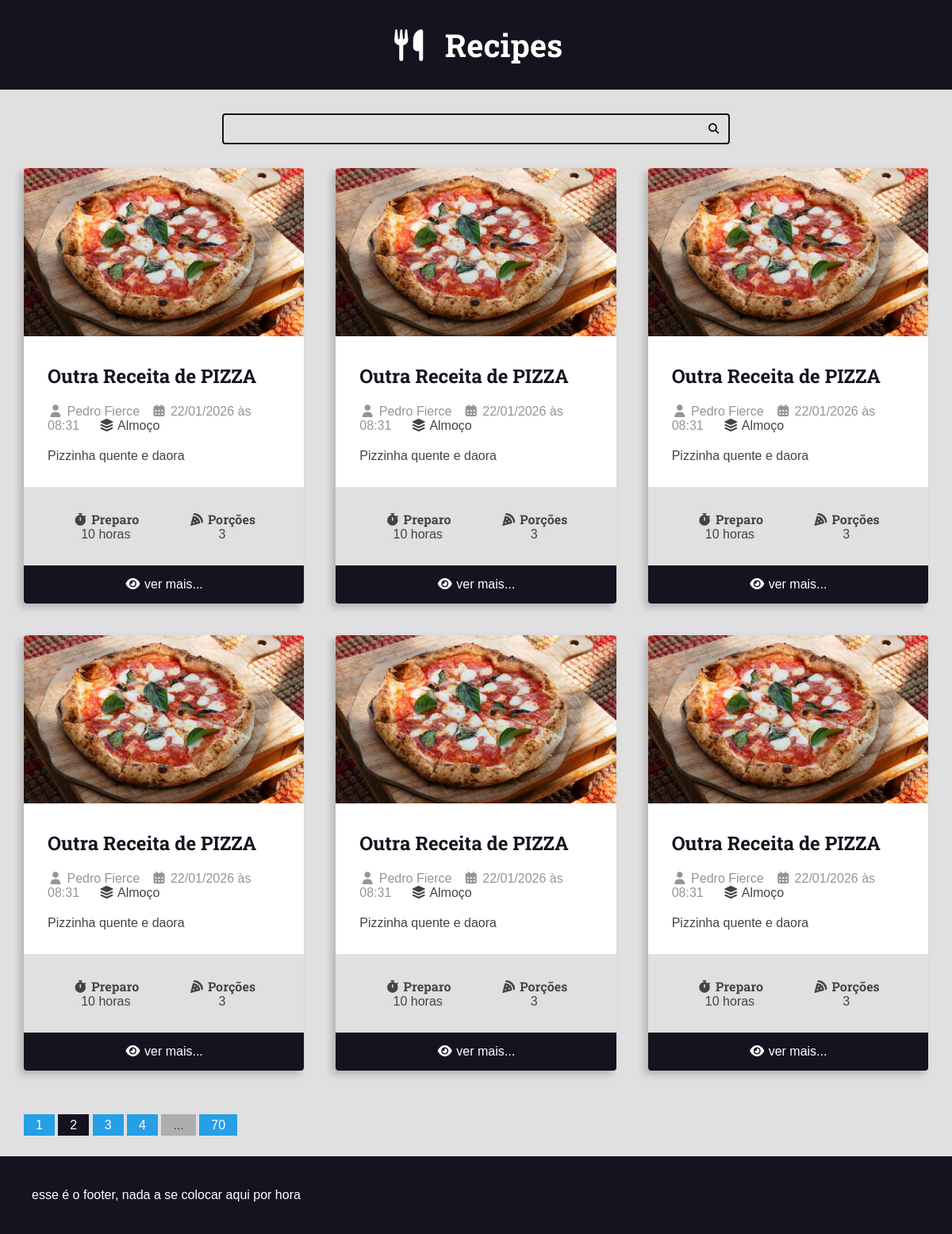
/recipes/category/2/?page=2, run on the app's committed database.
### recipes/models.py (models this page shows, shortened)
class Recipe(models.Model):
    title = models.CharField(max_length=65)
    description = models.CharField(max_length=165)
    slug = models.SlugField(unique=True)
    preparation_time = models.IntegerField()
    preparation_time_unit = models.CharField(max_length=65)
    servings = models.IntegerField()
    servings_time_unit = models.CharField(max_length=65)
    preparation_steps = models.TextField()
    preparation_steps_is_html = models.BooleanField(default=False)
    created_at = models.DateTimeField(auto_now_add=True)
    update_at = models.DateTimeField(auto_now=True)
    is_published = models.BooleanField(default=False)
    cover = models.ImageField(upload_to='recipes/covers/%Y/%m/%d', blank=True, default='')
    category = models.ForeignKey(
        Category, on_delete=models.SET_NULL, null=True, blank=True, default=None)
    author = models.ForeignKey(
        User, on_delete=models.SET_NULL, null=True)

class Category(models.Model):
    name = models.CharField(max_length=65)

### recipes/views.py (the view)
# urls.py: path('recipes/category/<int:category_id>/', views.category, name="category"),
def category(request, category_id):
    recipes = get_list_or_404(
        Recipe.objects.filter(
            category__id=category_id,
            is_published= True
        ).order_by('-id')
    )
    page_obj, pagination_range = make_pagination(request, recipes, PER_PAGE)
    return render(request, 'recipes/pages/category.html', context={
        'recipes': page_obj,
        'pagination_range': pagination_range,
        'title': f'{recipes[0].category.name} - Category | '
    })

### utils/pagination.py (called while the page is built)
def make_pagination(request, queryset, per_page,qtd_de_paginas=4):
    try:
        current_page = int(request.GET.get('page', 1))
    except ValueError:
        current_page = 1
    paginator = Paginator(queryset, per_page)
    page_obj = paginator.get_page(current_page)
    pagination_range = make_pagination_range(
        paginator.page_range,
        qtd_de_paginas,
        current_page,
    )
    return page_obj, pagination_range

### recipes/templates/recipes/pages/category.html (shortened to what this page needs)
{% extends "global/base.html" %}
{% block content %}
<div class="main-content main-content-list container">
    {% for recipe in recipes %}
        {% include "recipes/partials/recipe.html" %}
    {% endfor %}
</div>
{% endblock content %}

### recipes/templates/recipes/partials/recipe.html (shortened to what this page needs)
<div class="recipe recipe-list-item">
    {% if recipe.cover.url is not Null %}
        <div class="recipe-cover">
            <a href="{% url "recipes:recipe" recipe.id %}">
                <img src="{{recipe.cover.url}}" alt="Temporario">
            </a>
        </div>
    {% endif %}
    <div class="recipe-title-container">
        <h2 class="recipe-title">
            <a href="{% url "recipes:recipe" recipe.id %}">
                {{recipe.title}}
            <a/>
        </h2>
    </div>
    <div class="recipe-author">
    {% if recipe.author is not None %}
        <span class="recipe-author-item">
            <i class="fas fa-user"></i>
            {% if recipe.author.first_name %}
                {{recipe.author.first_name}} {{recipe.author.last_name}}
            {% else %}
                {{recipe.author.username}}
            {% endif %}
        </span>
    {% endif %}
        <span class="recipe-author-item">
            <i class="fas fa-calendar-alt"></i>
            {{ recipe.created_at|date:"d/m/Y" }} às {{ recipe.created_at|date:"H:i" }}
        </span>
        {% if recipe.category is not None %}
            <span class="recipe-author-item">
                <a href="{% url "recipes:category" recipe.category.id %}">
                    <i class="fas fa-layer-group"></i>
                    {{recipe.category.name}}
                </a>
            </span>
        {% endif %}
    </div>
    <div class="recipe-content">
        {{recipe.description}}
    </div>
    <div class="recipe-meta-container">
        <div class="recipe-meta recipe-preparation">
            <h3 class="recipe-meta-title"><i class="fas fa-stopwatch"></i> Preparo</h3>
            <div class="recipe-meta-text">
                {{recipe.preparation_time}} {{recipe.preparation_time_unit}}
            </div>
        </div>
        <div class="recipe-meta recipe-servings">
            <h3 class="recipe-meta-title"><i class="fas fa-pizza-slice"></i> Porções</h3>
            <div class="recipe-meta-text">
                {{recipe.servings}} {{recipe.servings_unit}}
            </div>
        </div>
    </div>
    {% if is_detail_page is not True %}
        <footer class="recipe-footer">
        <a class="recipe-read-more button button-dark button-full-width" href="{% url "recipes:recipe" recipe.id%}">
                <i class="fas fa-eye"></i>
                <span>ver mais...</span>
            </a>
        </footer>
    {% endif %}
</div>

### base_static/global/css/styles.css (style rules this page uses)
:root { --color-primary: #269fe6; --color-primary-hover: #2086c2; --color-primary-dark: #13141f; --color-primary-dark-hover: #212336; --color-primary-light: #d4ecfa; --color-primary-light-hover: #bdd8e7; --color-white: #fff; --color-black: #000; --color-dark-text: #444; --color-info-light: #cce5ff; --color-debug-light: #cce5ff; --color-success-light: #d4edda; --color-alert-light: #fff3cd; --color-warning-light: #fff3cd; --color-error-light: #f8d7da; --color-info-dark: #4d86c4; --color-debug-dark: #4d86c4; --color-success-dark: #4a9c5d; --color-alert-dark: #927f40; --color-warning-dark: #927f40; --color-error-dark: #da525d; --color-gray-0: #f9f9f9; --color-gray-1: #e0e0e0; --color-gray-2: #c7c7c7; --color-gray-3: #aeaeae; --color-gray-4: #959595; --color-gray-5: #7d7d7d; --color-gray-6: #646464; --color-gray-7: #4b4b4b; --color-gray-8: #323232; --color-gray-9: #191919; --font-primary: sans-serif; --font-headings: 'Roboto Slab', serif; --spacing-gutter-medium: 3rem; --spacing-gutter-large: 4rem; }
* { padding: 0; margin: 0; box-sizing: border-box; }
html { font-size: 62.5% }
body { font-size: 1.6rem; font-family: var(--font-primary); background-color: var(--color-gray-1); color: var(--color-dark-text) }
.container { max-width: 144rem; margin: 0 auto; padding: var(--spacing-gutter-medium); }
h1, h2, h3, h4, h5, h6 { font-family: var(--font-headings); }
.main-content { padding-top: 0; }
.main-content-list { display: grid; grid-template-columns: repeat(auto-fit, minmax(340px, 1fr)); gap: var(--spacing-gutter-large) }
.recipe { background: var(--color-white); box-shadow: -5px 5px 10px rgba(0, 0, 0, .2); transform: scale(1); transition: all 300ms ease-in-out; border-radius: 0.4rem; overflow: hidden; }
.recipe img { max-width: 100%; }
.recipe-list-item { max-width: 64rem; height: fit-content; }
.recipe-title-container { padding: var(--spacing-gutter-medium); padding-bottom: 2rem; }
.recipe-title-container a { text-decoration: none; color: var(--color-primary-dark) }
.recipe-author { padding: 0 var(--spacing-gutter-medium); }
.recipe-author-item { color: var(--color-gray-4); margin-right: 1rem; }
.recipe-content { padding: var(--spacing-gutter-medium); padding-top: 2rem; }
.recipe-author a { color: var(--font-primary); transition: all 300ms ease-in-out; text-decoration: none; }
.recipe-meta-container { display: flex; flex-flow: row wrap; padding: var(--spacing-gutter-medium); background: var(--color-gray-1); }
.recipe-meta { display: flex; flex-flow: column nowrap; flex-shrink: 1; flex-grow: 1; text-align: center; }
.recipe-meta-title { font-size: 1.6rem; }
.recipe-footer a { background-color: var(--color-primary-dark); display: block; color: var(--color-white); text-decoration: none; text-align: center; padding: 1.5rem var(--spacing-gutter-medium); transition: all 300ms ease-in-out; }

### data on the page
Recipe: cover (picture), title "Outra Receita de PIZZA", author.first_name "Pedro", author.last_name "Fierce", created_at "22/01/2026", created_at "08:31", category.name "Almoço", description "Pizzinha quente e daora", preparation_time "10", preparation_time_unit "horas", servings "3"
Recipe: cover (picture), title "Outra Receita de PIZZA", author.first_name "Pedro", author.last_name "Fierce", created_at "22/01/2026", created_at "08:31", category.name "Almoço", description "Pizzinha quente e daora", preparation_time "10", preparation_time_unit "horas", servings "3"
Recipe: cover (picture), title "Outra Receita de PIZZA", author.first_name "Pedro", author.last_name "Fierce", created_at "22/01/2026", created_at "08:31", category.name "Almoço", description "Pizzinha quente e daora", preparation_time "10", preparation_time_unit "horas", servings "3"
Recipe: cover (picture), title "Outra Receita de PIZZA", author.first_name "Pedro", author.last_name "Fierce", created_at "22/01/2026", created_at "08:31", category.name "Almoço", description "Pizzinha quente e daora", preparation_time "10", preparation_time_unit "horas", servings "3"
Recipe: cover (picture), title "Outra Receita de PIZZA", author.first_name "Pedro", author.last_name "Fierce", created_at "22/01/2026", created_at "08:31", category.name "Almoço", description "Pizzinha quente e daora", preparation_time "10", preparation_time_unit "horas", servings "3"
Recipe: cover (picture), title "Outra Receita de PIZZA", author.first_name "Pedro", author.last_name "Fierce", created_at "22/01/2026", created_at "08:31", category.name "Almoço", description "Pizzinha quente e daora", preparation_time "10", preparation_time_unit "horas", servings "3"

### other printed values
{{ page }} "1" "3" "4"
{{ page }} "2"
{{ pagination_range.total_pages }} "70"
